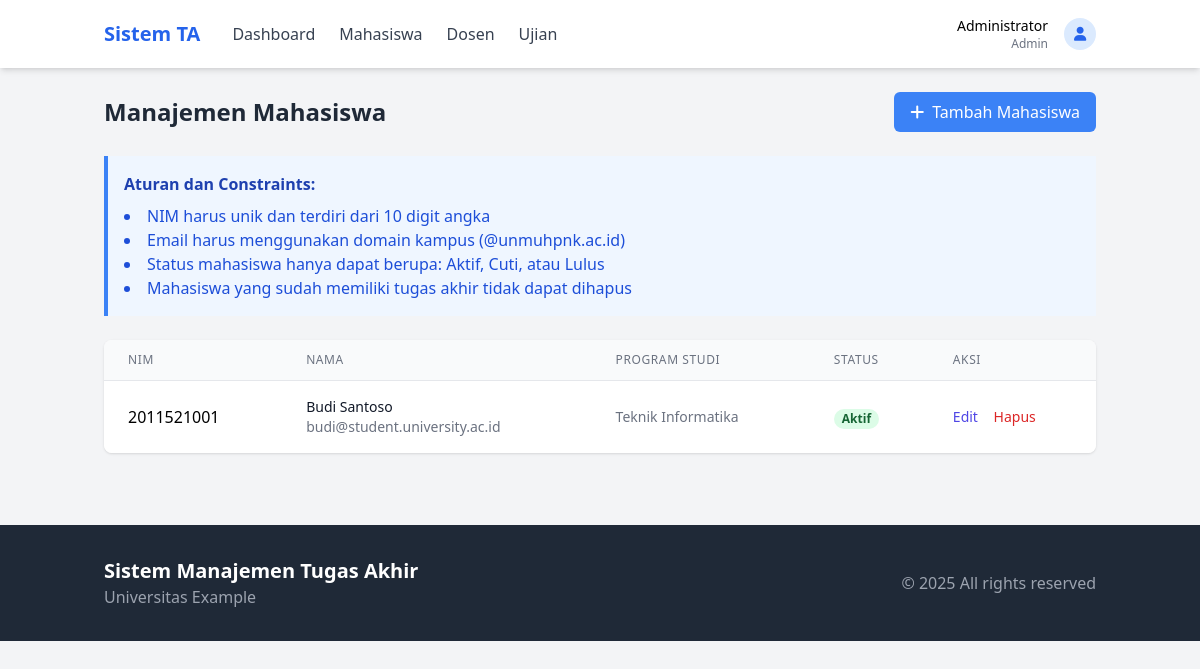
The page /modules/admin/mahasiswa.php (signed in) on the database its author committed.
### tables this page shows
CREATE TABLE IF NOT EXISTS `mahasiswa` (
  `id` int NOT NULL AUTO_INCREMENT,
  `user_id` int DEFAULT NULL,
  `nim` varchar(10) NOT NULL,
  `prodi` varchar(50) NOT NULL,
  `status` enum('Aktif','Cuti','Lulus') DEFAULT 'Aktif',
  PRIMARY KEY (`id`),
  UNIQUE KEY `nim` (`nim`),
  KEY `user_id` (`user_id`),
  CONSTRAINT `mahasiswa_ibfk_1` FOREIGN KEY (`user_id`) REFERENCES `users` (`id`) ON DELETE CASCADE
);

CREATE TABLE IF NOT EXISTS `users` (
  `id` int NOT NULL AUTO_INCREMENT,
  `username` varchar(50) NOT NULL,
  `password` varchar(255) NOT NULL,
  `role` enum('admin','dosen','mahasiswa') NOT NULL,
  `nama` varchar(100) NOT NULL,
  `email` varchar(100) NOT NULL,
  `created_at` timestamp NULL DEFAULT CURRENT_TIMESTAMP,
  PRIMARY KEY (`id`),
  UNIQUE KEY `username` (`username`)
);

### includes/functions.php (called while the page is built, shortened)
<?php
function getAllMahasiswa() {
    global $pdo;
    $stmt = $pdo->query("
        SELECT m.*, u.nama, u.email
        FROM mahasiswa m
        JOIN users u ON m.user_id = u.id
        ORDER BY m.nim
    ");
    return $stmt->fetchAll(PDO::FETCH_ASSOC);
}
?>

### modules/admin/mahasiswa.php (the view, shortened to what this page needs)
<?php
$mahasiswa = getAllMahasiswa();
?>
<!DOCTYPE html>
<html lang="id">
<head>
    <script src="https://cdn.tailwindcss.com"></script>
    <link rel="stylesheet" href="https://cdnjs.cloudflare.com/ajax/libs/font-awesome/6.0.0/css/all.min.css">
</head>
<body class="bg-gray-100">
    <?php include '../../includes/header.php'; ?>
    <div class="container mx-auto px-4 py-6">
        <div class="flex justify-between items-center mb-6">
            <h1 class="text-2xl font-bold text-gray-800">Manajemen Mahasiswa</h1>
            <button onclick="toggleAddForm()" class="bg-blue-500 text-white px-4 py-2 rounded-md hover:bg-blue-600 transition">
                <i class="fas fa-plus mr-2"></i>Tambah Mahasiswa
            </button>
        </div>
        <div class="bg-blue-50 border-l-4 border-blue-500 p-4 mb-6">
            <h3 class="font-bold text-blue-800">Aturan dan Constraints:</h3>
            <ul class="list-disc list-inside text-blue-700 mt-2">
                <li>NIM harus unik dan terdiri dari 10 digit angka</li>
                <li>Email harus menggunakan domain kampus (@unmuhpnk.ac.id)</li>
                <li>Status mahasiswa hanya dapat berupa: Aktif, Cuti, atau Lulus</li>
                <li>Mahasiswa yang sudah memiliki tugas akhir tidak dapat dihapus</li>
            </ul>
        </div>
        <div class="bg-white rounded-lg shadow overflow-hidden">
            <table class="min-w-full divide-y divide-gray-200">
                <thead class="bg-gray-50">
                    <tr>
                        <th class="px-6 py-3 text-left text-xs font-medium text-gray-500 uppercase tracking-wider">NIM</th>
                        <th class="px-6 py-3 text-left text-xs font-medium text-gray-500 uppercase tracking-wider">Nama</th>
                        <th class="px-6 py-3 text-left text-xs font-medium text-gray-500 uppercase tracking-wider">Program Studi</th>
                        <th class="px-6 py-3 text-left text-xs font-medium text-gray-500 uppercase tracking-wider">Status</th>
                        <th class="px-6 py-3 text-left text-xs font-medium text-gray-500 uppercase tracking-wider">Aksi</th>
                    </tr>
                </thead>
                <tbody class="bg-white divide-y divide-gray-200">
                    <?php foreach ($mahasiswa as $m): ?>
                    <tr>
                        <td class="px-6 py-4 whitespace-nowrap"><?php echo $m['nim']; ?></td>
                        <td class="px-6 py-4 whitespace-nowrap">
                            <div class="text-sm font-medium text-gray-900"><?php echo $m['nama']; ?></div>
                            <div class="text-sm text-gray-500"><?php echo $m['email']; ?></div>
                        </td>
                        <td class="px-6 py-4 whitespace-nowrap text-sm text-gray-500"><?php echo $m['prodi']; ?></td>
                        <td class="px-6 py-4 whitespace-nowrap">
                            <?php
                            $statusClass = '';
                            if ($m['status'] == 'Aktif') $statusClass = 'bg-green-100 text-green-800';
                            elseif ($m['status'] == 'Cuti') $statusClass = 'bg-yellow-100 text-yellow-800';
                            else $statusClass = 'bg-blue-100 text-blue-800';
                            ?>
                            <span class="px-2 inline-flex text-xs leading-5 font-semibold rounded-full <?php echo $statusClass; ?>">
                                <?php echo $m['status']; ?>
                            </span>
                        </td>
                        <td class="px-6 py-4 whitespace-nowrap text-sm font-medium">
                            <a href="edit_mahasiswa.php?id=<?php echo $m['id']; ?>" class="text-indigo-600 hover:text-indigo-900 mr-3">Edit</a>
                            <a href="mahasiswa.php?delete=<?php echo $m['id']; ?>" onclick="return confirm('Apakah Anda yakin ingin menghapus mahasiswa ini?')" class="text-red-600 hover:text-red-900">Hapus</a>
                        </td>
                    </tr>
                    <?php endforeach; ?>
                </tbody>
            </table>
        </div>
    </div>
    <?php include '../../includes/footer.php'; ?>
</body>
</html>

### rows shown on the page
mahasiswa: nim "2011521001", user.nama "Budi Santoso", user.email "budi@student.university.ac.id", prodi "Teknik Informatika", status "Aktif"

### other values the page prints
$_SESSION['user_name'] "Administrator"
$_SESSION['user_role'] "Admin"
